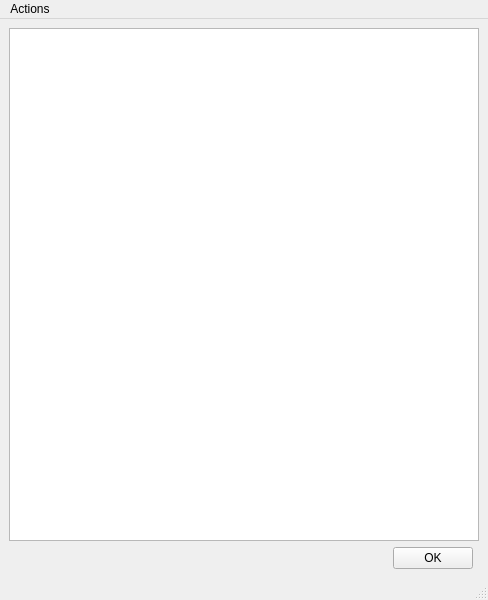
<?xml version="1.0" encoding="UTF-8"?>
<ui version="4.0">
 <class>MealsDialog</class>
 <widget class="QMainWindow" name="MealsDialog">
  <property name="geometry">
   <rect>
    <x>0</x>
    <y>0</y>
    <width>488</width>
    <height>600</height>
   </rect>
  </property>
  <property name="windowTitle">
   <string>MainWindow</string>
  </property>
  <widget class="QWidget" name="centralwidget">
   <layout class="QGridLayout" name="gridLayout">
    <item row="1" column="1">
     <widget class="QPushButton" name="ok_button">
      <property name="text">
       <string>OK</string>
      </property>
     </widget>
    </item>
    <item row="1" column="0">
     <spacer name="horizontalSpacer">
      <property name="orientation">
       <enum>Qt::Horizontal</enum>
      </property>
      <property name="sizeHint" stdset="0">
       <size>
        <width>40</width>
        <height>20</height>
       </size>
      </property>
     </spacer>
    </item>
    <item row="0" column="0" colspan="3">
     <widget class="QTreeView" name="treeView"/>
    </item>
   </layout>
  </widget>
  <widget class="QMenuBar" name="menubar">
   <property name="geometry">
    <rect>
     <x>0</x>
     <y>0</y>
     <width>488</width>
     <height>20</height>
    </rect>
   </property>
   <widget class="QMenu" name="menuActions">
    <property name="title">
     <string>Actions</string>
    </property>
    <addaction name="actionAdd_Root_Category"/>
    <addaction name="actionAdd_Root_Meal"/>
   </widget>
   <addaction name="menuActions"/>
  </widget>
  <widget class="QStatusBar" name="statusbar"/>
  <action name="actionAdd_Root_Category">
   <property name="text">
    <string>Add Root Category</string>
   </property>
  </action>
  <action name="actionAdd_Root_Meal">
   <property name="text">
    <string>Add Root Meal</string>
   </property>
  </action>
 </widget>
 <resources/>
 <connections/>
</ui>
